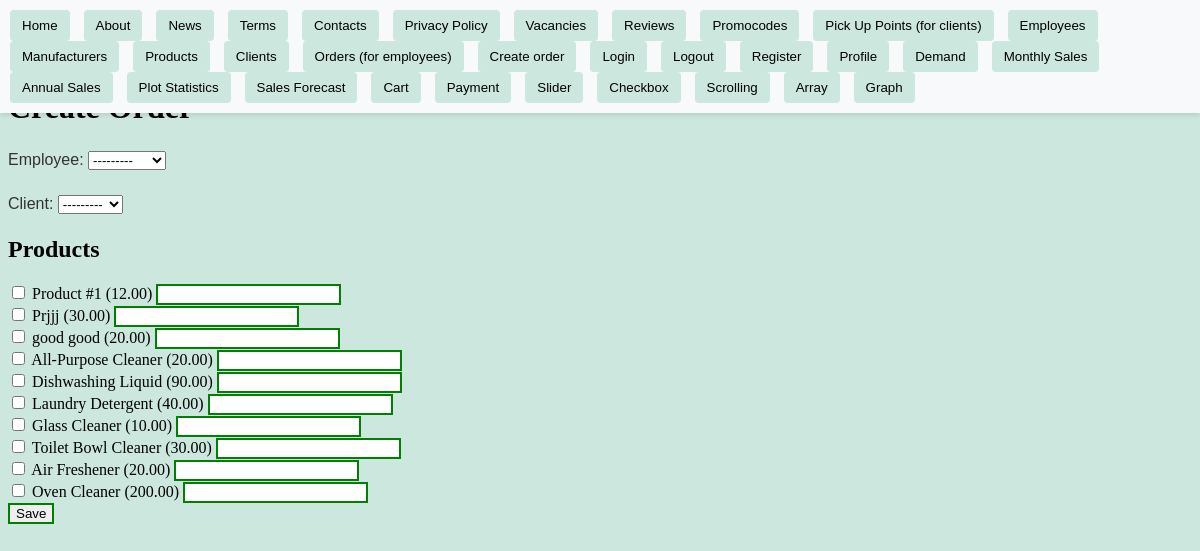
The app's page /orders/create/ with its own data.
### store/models.py (models this page shows, shortened)
class Product(models.Model):
    name = models.CharField(max_length=100)
    type_of_product = models.ForeignKey(TypeOfProduct, on_delete=models.CASCADE)
    manufacturer = models.ForeignKey(Manufacturer, on_delete=models.CASCADE)
    price = models.DecimalField(max_digits=10, decimal_places=2)
    quantity = models.PositiveIntegerField(validators=[MinValueValidator(0)])
    created_at = models.DateTimeField(auto_now_add=True)
    updated_at = models.DateTimeField(auto_now=True)

### store/views/order_views.py (the view)
# urls.py: path("orders/create/", order_create, name="order_create"),
def order_create(request):
    if request.method == "POST":
        form = OrderForm(request.POST)
        if form.is_valid():
            selected_products = request.POST.getlist("products")
            product_quantities = {}
            total_price = 0
            for product_id in selected_products:
                product = Product.objects.get(pk=product_id)
                quantity = int(request.POST.get(f"quantity_{product_id}", 0))
                product.quantity -= quantity
                product.save()
                product_quantities[product_id] = quantity
                total_price += product.price * quantity
            order = form.save(commit=False)
            order.total_price = total_price
            order.save()
            order.products.add(*selected_products)
            order.product_quantities = product_quantities
            order.save()
            return redirect("order_list")
    else:
        form = OrderForm()
    all_products = Product.objects.all()
    context = {"form": form, "all_products": all_products}
    return render(request, "order/order_form.html", context)

### store/forms.py
class OrderForm(forms.ModelForm):
    class Meta:
        model = Order
        fields = ["employee", "client"]

### store/models.py (called while the page is built)
    def __str__(self):
        return self.name

    def __str__(self):
        return self.name

### store/templates/order/order_form.html (shortened to what this page needs)
{% extends "base.html" %}
{% block content%}
    <h1>{% if form.instance.pk %}Update Order{% else %}Create Order{% endif %}</h1>
    <form method="post" enctype="multipart/form-data">
        {{ form.as_p }}
        <h2>Products</h2>
        {% for product in all_products %}
        <div>
            <input type="checkbox" name="products" value="{{ product.pk }}"> {{ product.name }} ({{ product.price }})
            <input type="number" name="quantity_{{ product.pk }}" min="0">
        </div>
        {% endfor %}
        <input type="submit" value="Save">
    </form>
{% endblock content %}

### static/styles.css (style rules this page uses)
p { font-family: Arial, sans-serif; font-size: 16px; color: #333; line-height: 1.5; margin-bottom: 20px; }
input:enabled { border: 2px solid green; }
body { background-color: #cce7dd; }

### records on screen
Product: name "Product #1", price "12.00"
Product: name "Prjjj", price "30.00"
Product: name "good good", price "20.00"
Product: name "All-Purpose Cleaner", price "20.00"
Product: name "Dishwashing Liquid", price "90.00"
Product: name "Laundry Detergent", price "40.00"
Product: name "Glass Cleaner", price "10.00"
Product: name "Toilet Bowl Cleaner", price "30.00"
Product: name "Air Freshener", price "20.00"
Product: name "Oven Cleaner", price "200.00"
